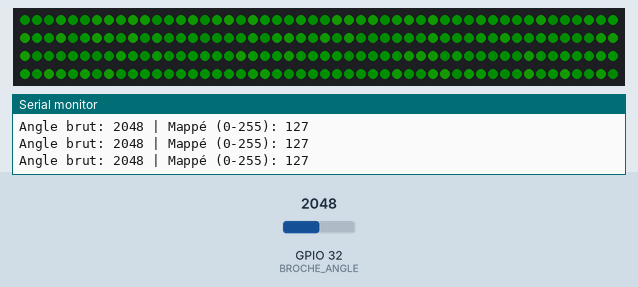
The program below on a simulated ESP32. Parts: 200 RGB LEDs in strip order, left to right, continuing on the next row, the last lines printed to the serial monitor. Inputs (shaded band) come from the test bench; at power-on: GPIO 32 (BROCHE_ANGLE) = 2048. Dim RGB values are drawn brighter than linear; colours are those a GRB WS2812 strip shows for the declared byte order; random numbers use the default seed unless the program sets one.

Above: at 1.7 s.
1.8 s: GPIO 32 (BROCHE_ANGLE) set to 0
At 2.2 s:
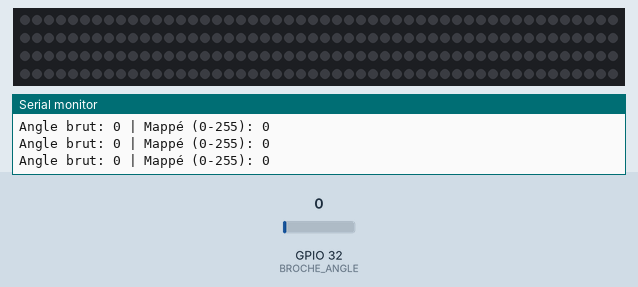
3.3 s: GPIO 32 (BROCHE_ANGLE) set to 491
At 3.47 s:
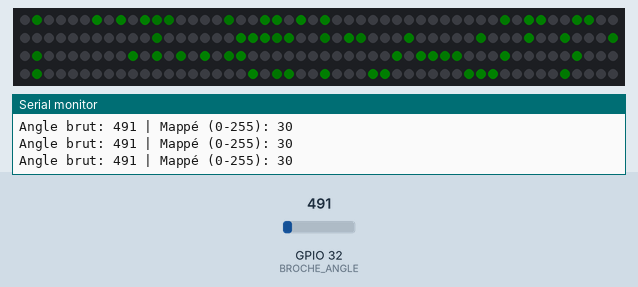
5.7 s: GPIO 32 (BROCHE_ANGLE) set to 1228
At 6.09 s:
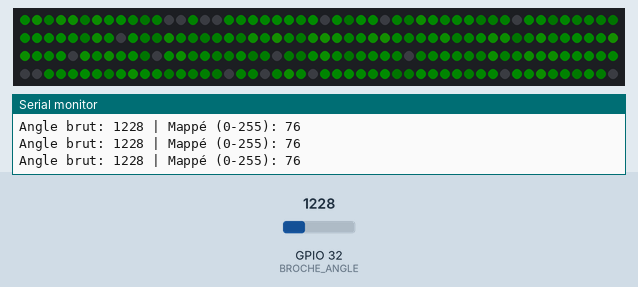
Timing chart, 0 to 8.7 s (numbered marks = the images above; inputs shaded):
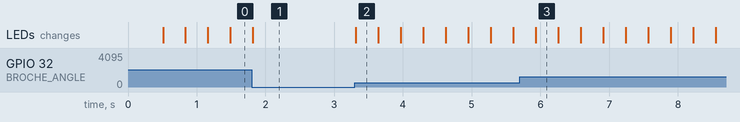

The program:

main.cpp
```cpp
#include <Arduino.h>
#include <FastLED.h>

// --- Angle Unit ---
#define BROCHE_ANGLE 32

// --- Ruban LED ---
#define BROCHE_LEDS 26
#define NOMBRE_PIXELS 200  // Nombres de pixels

CRGB mesPixels[NOMBRE_PIXELS];

void setup() {
  Serial.begin(115200);
  delay(500);
  Serial.println("=== Test Angle + LEDs ===");

  // Initialiser le ruban LED
  FastLED.addLeds<WS2812B, BROCHE_LEDS, RGB>(mesPixels, NOMBRE_PIXELS);
  FastLED.setBrightness(50); // Brightness basse pour le test

  // Tout éteindre au départ
  fill_solid(mesPixels, NOMBRE_PIXELS, CRGB::Black);
  FastLED.show();
}

void loop() {
  // Lire l'angle
  int lectureAngle = analogRead(BROCHE_ANGLE);
  int angleMapped = map(lectureAngle, 0, 4095, 0, 255);

  // Afficher dans le serial monitor
  Serial.print("Angle brut: ");
  Serial.print(lectureAngle);
  Serial.print(" | Mappé (0-255): ");
  Serial.println(angleMapped);

  // Allumer les 200 pixels en rouge selon l'angle
  for (int i = 0; i < NOMBRE_PIXELS; i++) {
    // Flicker aléatoire par pixel (entre 0 et 80)
    int flicker = random(0, 80);
    int r = max(0, angleMapped - flicker);
    int g = max(0, (angleMapped * 40 / 255) - flicker / 2);
    mesPixels[i] = CRGB(r, g, 0);
  }
  FastLED.show();

  delay(30); // Un peu plus rapide pour l'effet feu
  }
```

Measured:
- after the input at 3.3 s, the LEDs: change at once (image 2)
